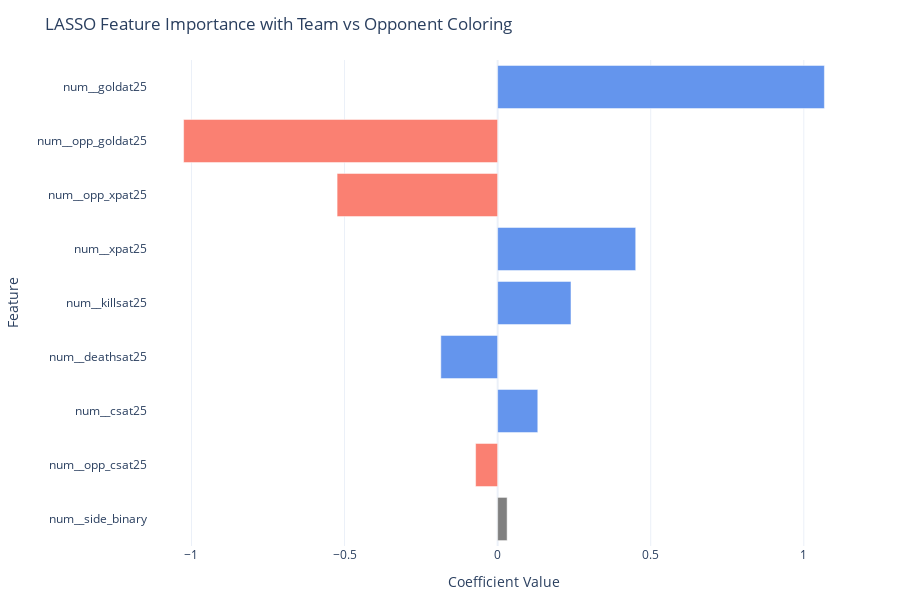

The code cell stored with this chart in its notebook:
### Code cell
import plotly.graph_objects as go
import pandas as pd

# Assuming nonzero_coefs is already defined
nonzero_coefs = coef_series[coef_series != 0].sort_values(key=abs, ascending=False)
nonzero_coefs_sorted = nonzero_coefs.sort_values(key=abs, ascending=True).copy()

# Classify each feature for color-coding: team, opponent, or other
def classify_feature(name):
    if 'opp_' in name:
        return 'Opponent'
    elif 'side' in name or 'gamelength' in name:
        return 'Other'
    else:
        return 'Team'

feature_type = [classify_feature(name) for name in nonzero_coefs_sorted.index]
feature_colors = {
    'Team': 'cornflowerblue',
    'Opponent': 'salmon',
    'Other': 'gray'
}
colors = [feature_colors[ftype] for ftype in feature_type]

# Create hover text
hover_text = [
    f"<b>{feat}</b><br>Effect: {'↑ Win chance' if val > 0 else '↓ Win chance'}<br>Coefficient: {val:.4f}<br>Source: {ftype}"
    for feat, val, ftype in zip(nonzero_coefs_sorted.index, nonzero_coefs_sorted.values, feature_type)
]

# Build Plotly Figure
fig = go.Figure(go.Bar(
    x=nonzero_coefs_sorted.values,
    y=nonzero_coefs_sorted.index,
    orientation='h',
    marker_color=colors,
    hovertext=hover_text,
    hoverinfo="text",
))

fig.update_layout(
    title='LASSO Feature Importance with Team vs Opponent Coloring',
    xaxis_title='Coefficient Value',
    yaxis_title='Feature',
    template='plotly_white',
    margin=dict(l=140, r=40, t=60, b=40),
    height=600
)

# Save for iframe embedding
# fig.write_html("lasso_feature_importance_explained.html", include_plotlyjs='cdn')

# Show inline if desired
fig.show()

### Figure 1 — Plotly figure (JSON) as saved in the notebook; plotly's stock layout.template omitted (floating-point values rounded to 4 significant figures)
{"data": [{"hoverinfo": "text", "hovertext": ["<b>num__side_binary</b><br>Effect: ↑ Win chance<br>Coefficient: 0.0310<br>Source: Other", "<b>num__opp_csat25</b><br>Effect: ↓ Win chance<br>Coefficient: -0.0720<br>Source: Opponent", "<b>num__csat25</b><br>Effect: ↑ Win chance<br>Coefficient: 0.1312<br>Source: Team", "<b>num__deathsat25</b><br>Effect: ↓ Win chance<br>Coefficient: -0.1855<br>Source: Team", "<b>num__killsat25</b><br>Effect: ↑ Win chance<br>Coefficient: 0.2396<br>Source: Team", "<b>num__xpat25</b><br>Effect: ↑ Win chance<br>Coefficient: 0.4510<br>Source: Team", "<b>num__opp_xpat25</b><br>Effect: ↓ Win chance<br>Coefficient: -0.5243<br>Source: Opponent", "<b>num__opp_goldat25</b><br>Effect: ↓ Win chance<br>Coefficient: -1.0257<br>Source: Opponent", "<b>num__goldat25</b><br>Effect: ↑ Win chance<br>Coefficient: 1.0672<br>Source: Team"], "marker": {"color": ["gray", "salmon", "cornflowerblue", "cornflowerblue", "cornflowerblue", "cornflowerblue", "salmon", "salmon", "cornflowerblue"]}, "orientation": "h", "type": "bar", "x": [0.031, -0.07195, 0.1312, -0.1855, 0.2396, 0.451, -0.5243, -1.026, 1.067], "y": ["num__side_binary", "num__opp_csat25", "num__csat25", "num__deathsat25", "num__killsat25", "num__xpat25", "num__opp_xpat25", "num__opp_goldat25", "num__goldat25"]}], "layout": {"height": 600, "margin": {"b": 40, "l": 140, "r": 40, "t": 60}, "title": {"text": "LASSO Feature Importance with Team vs Opponent Coloring"}, "xaxis": {"title": {"text": "Coefficient Value"}}, "yaxis": {"title": {"text": "Feature"}}}}
